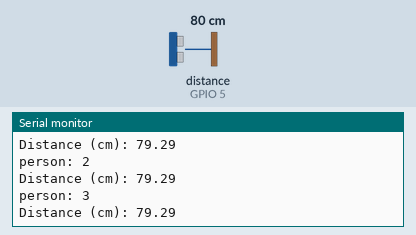
This sketch was run on a simulated ESP32. Parts: the last lines printed to the serial monitor. Wiring (inferred from the names in the program): ultrasonic range finder: trigger GPIO 18; echo GPIO 5. Inputs (shaded band) come from the test bench; at power-on: distance to the obstacle (sensor on GPIO 5) 80 cm. The echo pulse lasts 58.3 µs per cm; WiFi joins after 1.5 s; servers stay silent unless stated.

Above: at 2.7 s.
2.8 s: distance to the obstacle (sensor on GPIO 5) set to 2 cm
At 2.87 s:
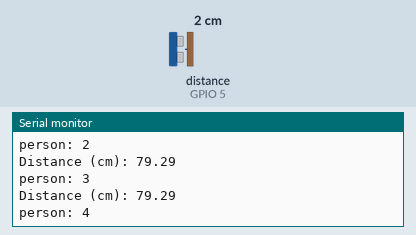
4.3 s: distance to the obstacle (sensor on GPIO 5) set to 4 cm
At 4.38 s:
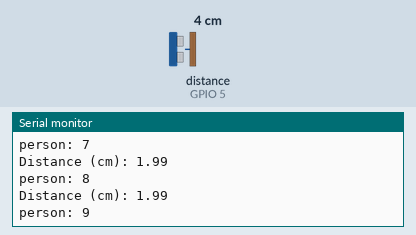
Timing chart, 0 to 7.3 s (numbered marks = the images above; inputs shaded):
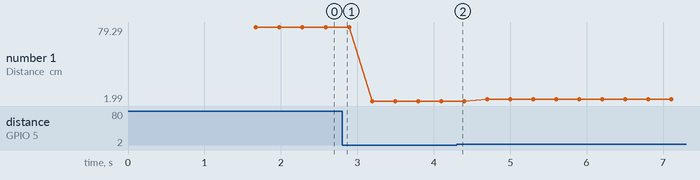

Measured:
- plotted number 1: 79.29 → 1.99 after the input at 2.8 s, 1.99 → 3.98 after the input at 4.3 s

The sketch:

Person_Detector_WPA2ENTERPRISE.ino
```cpp
#include <WiFi.h>      //Wifi library
#include "esp_wpa2.h"  //wpa2 library for connections to Enterprise networks
#include <Firebase_ESP_Client.h>
//Provide the token generation process info.
#include "addons/TokenHelper.h"
//Provide the RTDB payload printing info and other helper functions.
#include "addons/RTDBHelper.h"

#define EAP_IDENTITY "achmadfahri.a"  //if connecting from another corporation, use identity@organisation.domain in Eduroam
#define EAP_USERNAME "achmadfahri.a"  //oftentimes just a repeat of the identity
#define EAP_PASSWORD "123CptHook@"    //your Eduroam password

const char* ssid = "WiFi-UB.x";        // Eduroam SSID
const char* host = "arduino.php5.sk";  //external server domain for HTTP connection after authentification
int counter = 0;
long interval1 = 60000;
long previousMillis1 = 0;
long interval2 = 300;
long previousMillis2 = 0;
#define DATABASE_URL "https://esp32-test-9f190-default-rtdb.asia-southeast1.firebasedatabase.app/"
#define API_KEY "AIzaSyApMZLu1oA_Rib3EkymtEYloVpWKGC6cdU"

//Define Firebase Data object
FirebaseData fbdo;
FirebaseAuth auth;
FirebaseConfig config;
bool signupOK = false;
int count = 0;

const int trigPin = 18;
const int echoPin = 5;

//define sound speed in cm/uS
#define SOUND_SPEED 0.034

long duration;
float distanceCm;
long personpass = 0;

void setup() {
  Serial.begin(115200);
  delay(10);
  Serial.println();
  Serial.print("Connecting to network: ");
  Serial.println(ssid);
  WiFi.disconnect(true);  //disconnect form wifi to set new wifi connection
  WiFi.mode(WIFI_STA);    //init wifi mode

  WiFi.begin(ssid, WPA2_AUTH_PEAP, EAP_IDENTITY, EAP_USERNAME, EAP_PASSWORD);

  while (WiFi.status() != WL_CONNECTED) {
    delay(500);
    Serial.print(".");
    counter++;
    if (counter >= 60) {  //after 30 seconds timeout - reset board
      ESP.restart();
    }
  }
  Serial.println("");
  Serial.println("WiFi connected");
  Serial.println("IP address set: ");
  Serial.println(WiFi.localIP());  //print LAN IP

  /* Assign the api key (required) */
  config.api_key = API_KEY;

  /* Assign the RTDB URL (required) */
  config.database_url = DATABASE_URL;

  /* Sign up */
  if (Firebase.signUp(&config, &auth, "", "")) {
    Serial.println("ok");
    signupOK = true;
  } else {
    Serial.printf("%s\n", config.signer.signupError.message.c_str());
  }

  /* Assign the callback function for the long running token generation task */
  config.token_status_callback = tokenStatusCallback;  //see addons/TokenHelper.h

  Firebase.begin(&config, &auth);
  Firebase.reconnectWiFi(true);

  pinMode(trigPin, OUTPUT);  // Sets the trigPin as an Output
  pinMode(echoPin, INPUT);   // Sets the echoPin as an Input
}

void loop() {
  if (millis() - previousMillis1 > interval1 || previousMillis1 == 0) {
    previousMillis1 = millis();
    if (WiFi.status() == WL_CONNECTED) {  //if we are connected to Eduroam network
      counter = 0;                        //reset counter
      Serial.println("Wifi is still connected with IP: ");
      Serial.println(WiFi.localIP());            //inform user about his IP address
    } else if (WiFi.status() != WL_CONNECTED) {  //if we lost connection, retry
      WiFi.begin(ssid);
    }
    while (WiFi.status() != WL_CONNECTED) {  //during lost connection, print dots
      delay(500);
      Serial.print(".");
      counter++;
      if (counter >= 60) {  //30 seconds timeout - reset board
        ESP.restart();
      }
    }
  }
  if (Firebase.ready() && signupOK && (millis() - previousMillis2 > interval2 || previousMillis2 == 0)) {
    previousMillis2 = millis();
    readDistance();
  }
}

void readDistance() {
  digitalWrite(trigPin, LOW);
  delayMicroseconds(2);
  digitalWrite(trigPin, HIGH);
  delayMicroseconds(10);
  digitalWrite(trigPin, LOW);
  duration = pulseIn(echoPin, HIGH);
  distanceCm = duration * SOUND_SPEED / 2;
  Firebase.RTDB.setInt(&fbdo, "distanceCM", distanceCm);
  Serial.print("Distance (cm): ");
  Serial.println(distanceCm);
  if (distanceCm <= 150) {
    personpass++;
    Firebase.RTDB.setInt(&fbdo, "person", personpass);
    Serial.print("person: ");
    Serial.println(personpass);
  }
}
```
